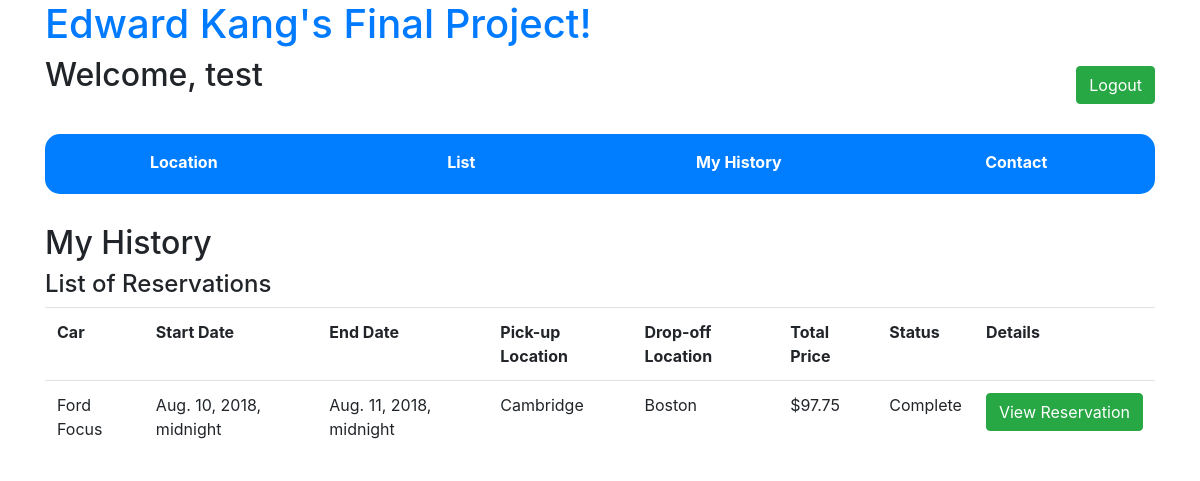
The page /history (signed in) on the database as committed earlier.
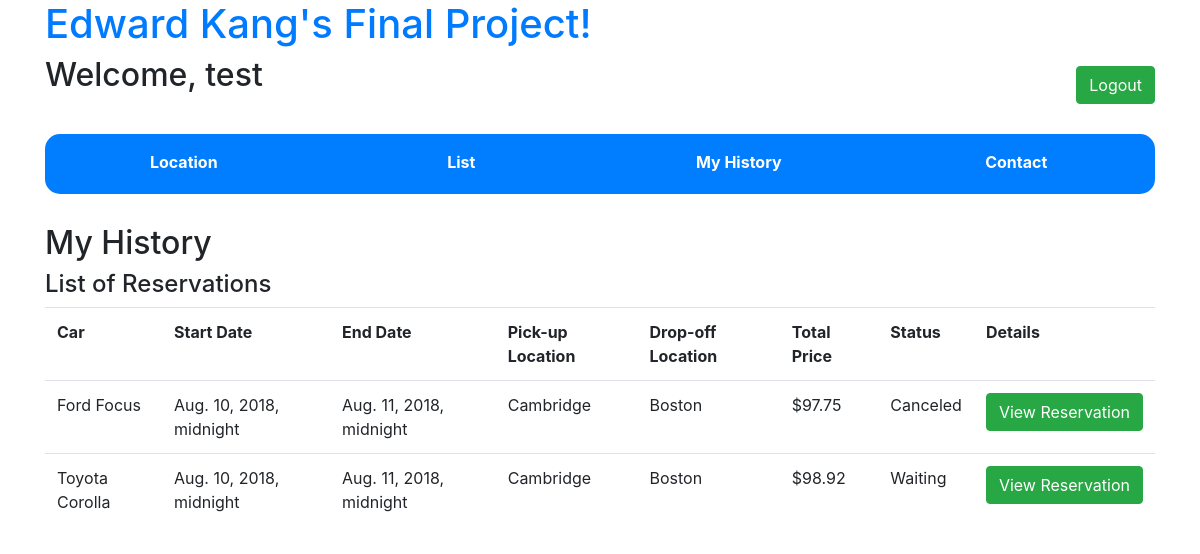
The same page on the database as committed later.
### rents/models.py (models this page shows, shortened)
class Reservation(models.Model):
    reservation_user = models.ForeignKey(settings.AUTH_USER_MODEL, on_delete=models.CASCADE)
    reservation_car = models.ForeignKey(Car, on_delete=models.CASCADE)
    reservation_start_date = models.DateTimeField()
    reservation_end_date = models.DateTimeField()
    reservation_drop_off = models.ForeignKey(Location, on_delete=models.CASCADE)
    reservation_protection = models.CharField(max_length=64)
    reservation_total_price = models.FloatField()
    reservation_status = models.CharField(max_length=64)
    reservation_request = models.CharField(max_length=64)

class Car(models.Model):
    car_brand = models.CharField(max_length=64)
    car_name = models.CharField(max_length=64)
    car_type = models.CharField(max_length=64)
    car_price = models.FloatField()
    car_size = models.IntegerField()
    car_detail = models.CharField(max_length=64)
    car_status = models.CharField(max_length=64)
    car_location = models.ForeignKey(Location, on_delete=models.CASCADE)

class Location(models.Model):
    location_name = models.CharField(max_length=64)
    location_address = models.CharField(max_length=64)

### rents/views.py (the view)
# urls.py: path("history", views.historyView, name="history"),
def historyView(request):
    if not request.user.is_authenticated:
        return render(request, 'rents/login.html', {'message': 'Please login first.'})
    my_reservation = Reservation.objects.filter(reservation_user__id=request.user.id).all()
    context = {
        'myreservations' : my_reservation
    }
    return render(request, 'rents/history.html', context)

### rents/templates/rents/history.html
{% extends "rents/menu.html" %}
{% block body %}
<div id="body_content" class="form-group">
    <div>
        <h2>My History</h2>
        <div class="body_table">
            <div class="body_table_content">
                <h4>List of Reservations</h4>
                <div>
                    <table class="table">
                        <tr>
                            <th>Car</th>
                            <th>Start Date</th>
                            <th>End Date</th>
                            <th>Pick-up Location</th>
                            <th>Drop-off Location</th>
                            <th>Total Price</th>
                            <th>Status</th>
                            <th>Details</th>
                        </tr>
                        {% for myreservation in myreservations %}
                        <tr>
                            <td>{{ myreservation.reservation_car.car_brand }} {{ myreservation.reservation_car.car_name }}</td>
                            <td>{{ myreservation.reservation_start_date }}</td>
                            <td>{{ myreservation.reservation_end_date }}</td>
                            <td>{{ myreservation.reservation_car.car_location.location_name }}</td>
                            <td>{{ myreservation.reservation_drop_off.location_name }}</td>
                            <td>${{ myreservation.reservation_total_price|floatformat:2 }}</td>
                            <td>{{ myreservation.reservation_status }}</td>
                            <td><input class="btn btn-success" type="button" value="View Reservation" onclick="viewReservation(`{{ myreservation.id }}`, `{{ myreservation.reservation_user.id }}`)" /></td>
                        </tr>
                        {% endfor %}
                    </table>
                </div>
            </div>
        </div>
    </div>
</div>
{% endblock %}

Rows that differ between the two databases and show on the page:
changed Reservation "Ford": reservation_status "Complete" → "Canceled"
added Reservation: reservation_car.car_brand "Toyota", reservation_car.car_name "Corolla", reservation_start_date "Aug. 10, 2018, midnight", reservation_end_date "Aug. 11, 2018, midnight", reservation_car.car_location.location_name "Cambridge", reservation_drop_off.location_name "Boston", reservation_total_price "98.92", reservation_status "Waiting"
